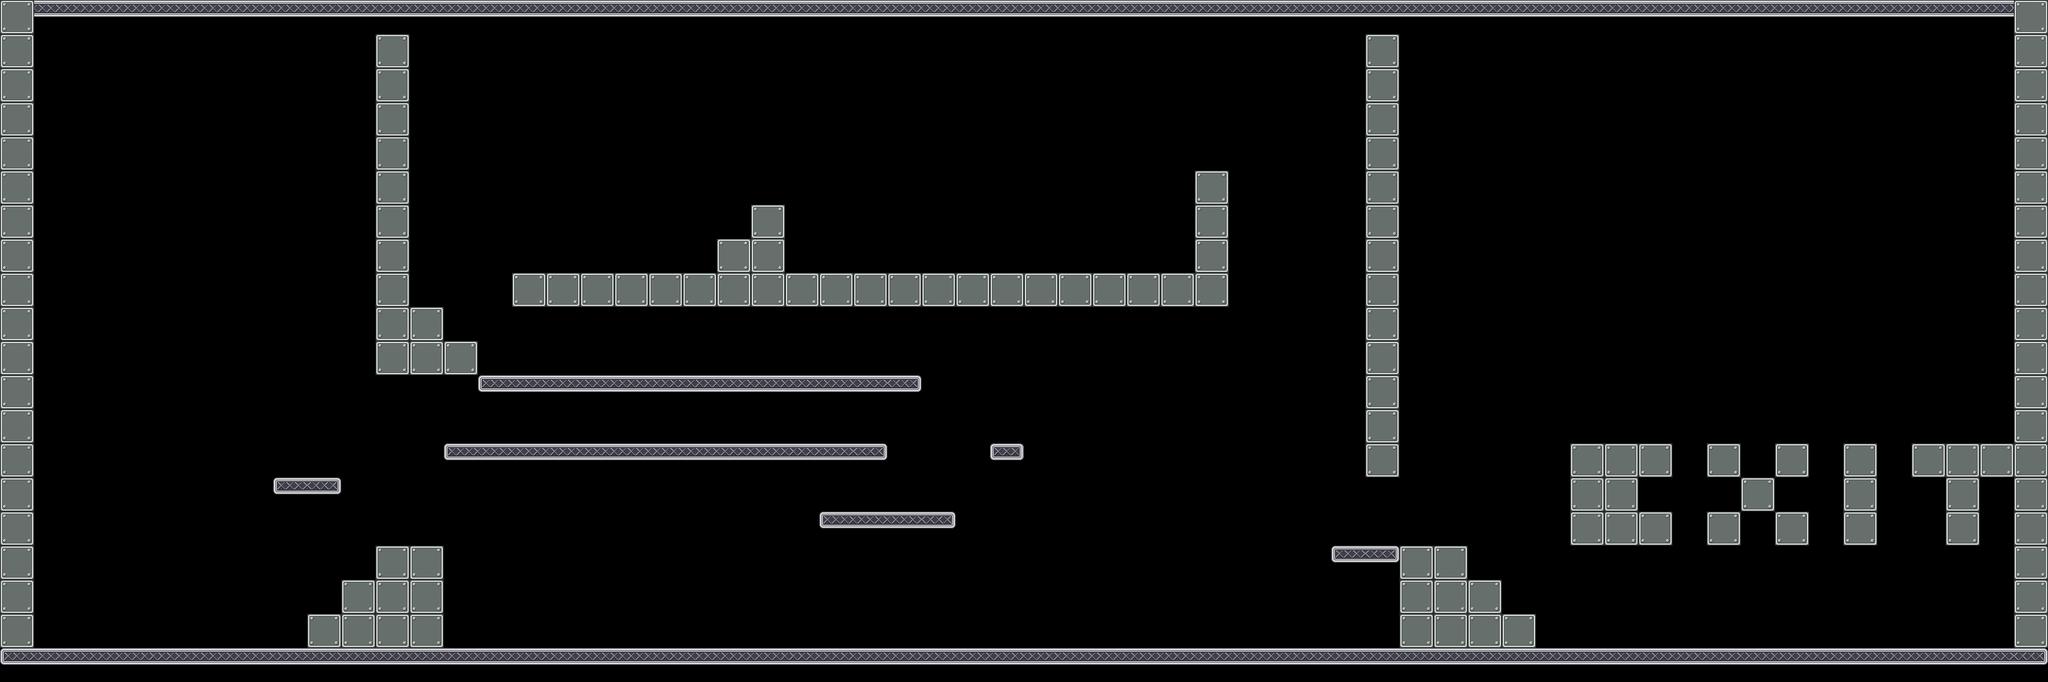

The image is a tile-based game level rendered from a .tmx file. Its description and source (layers, tilesets, objects; grid data summarised) follow:
An orthogonal 60x20 tile map with 64x64 px tiles, 1 tile layer (front), 20 tilesets and 123 objects.

<map version="1.0" orientation="orthogonal" width="60" height="20" tilewidth="64" tileheight="64">
 <tileset firstgid="1" name="mur" tilewidth="64" tileheight="64">
  <image source="data/mur.png" trans="ffffff" width="64" height="64" />
 </tileset>
 <tileset firstgid="2" name="sol" tilewidth="64" tileheight="64">
  <image source="data/sol.png" trans="ffffff" width="64" height="64" />
 </tileset>
 <tileset firstgid="3" name="alone" tilewidth="64" tileheight="64">
  <image source="data/alone.png" width="64" height="64" />
 </tileset>
 <tileset firstgid="4" name="left" tilewidth="64" tileheight="64">
  <image source="data/left.png" width="64" height="64" />
 </tileset>
 <tileset firstgid="5" name="mid" tilewidth="64" tileheight="64">
  <image source="data/mid.png" width="64" height="64" />
 </tileset>
 <tileset firstgid="6" name="right" tilewidth="64" tileheight="64">
  <image source="data/right.png" width="64" height="64" />
 </tileset>
 <tileset firstgid="7" name="portebas" tilewidth="64" tileheight="64">
  <image source="data/portebas.png" width="64" height="64" />
 </tileset>
 <tileset firstgid="8" name="portehaut" tilewidth="64" tileheight="64">
  <image source="data/portehaut.png" width="64" height="64" />
 </tileset>
 <tileset firstgid="9" name="fin" tilewidth="192" tileheight="128">
  <image source="data/fin.png" width="192" height="128" />
 </tileset>
 <tileset firstgid="10" name="citerne" tilewidth="418" tileheight="632">
  <tileoffset x="0" y="632" />
  <image source="data/citerne.png" width="418" height="632" />
 </tileset>
 <tileset firstgid="11" name="container1" tilewidth="610" tileheight="276">
  <tileoffset x="0" y="195" />
  <image source="data/container1.png" width="610" height="276" />
 </tileset>
 <tileset firstgid="12" name="container2" tilewidth="480" tileheight="330">
  <tileoffset x="0" y="280" />
  <image source="data/container2.png" width="480" height="330" />
 </tileset>
 <tileset firstgid="13" name="cable1" tilewidth="77" tileheight="372">
  <tileoffset x="0" y="372" />
  <image source="data/cable1.png" width="77" height="372" />
 </tileset>
 <tileset firstgid="14" name="passerelle1" tilewidth="198" tileheight="342">
  <tileoffset x="0" y="342" />
  <image source="data/passerelle1.png" width="198" height="342" />
 </tileset>
 <tileset firstgid="15" name="passerelle2" tilewidth="122" tileheight="599">
  <tileoffset x="0" y="599" />
  <image source="data/passerelle2.png" width="122" height="599" />
 </tileset>
 <tileset firstgid="16" name="cable2" tilewidth="46" tileheight="243">
  <tileoffset x="0" y="243" />
  <image source="data/cable2.png" width="46" height="243" />
 </tileset>
 <tileset firstgid="17" name="mur2" tilewidth="64" tileheight="64">
  <image source="data/mur2.png" width="64" height="64" />
 </tileset>
 <tileset firstgid="18" name="lamp1" tilewidth="64" tileheight="64">
  <image source="data/lamp1.png" width="64" height="64" />
 </tileset>
 <tileset firstgid="19" name="lamp2" tilewidth="64" tileheight="64">
  <image source="data/lamp2.png" width="64" height="64" />
 </tileset>
 <tileset firstgid="20" name="cable" tilewidth="64" tileheight="64">
  <image source="data/cable.png" width="64" height="64" />
 </tileset>
 <layer name="front" width="60" height="20">
  <data>[1200 cells, 283 non-empty, 6 distinct tile ids]</data>
 </layer>
 <objectgroup color="#00ff00" name="wall" width="60" height="20">
  <object x="0" y="0" width="64" height="1216" />
  <object x="3776" y="0" width="64" height="1216" />
  <object x="2624" y="1088" width="64" height="128" />
  <object x="768" y="1088" width="64" height="128" />
  <object x="704" y="64" width="64" height="576" />
  <object x="2560" y="64" width="64" height="832" />
  <object x="2240" y="320" width="64" height="192" />
  <object x="1408" y="384" width="64" height="128" />
  <object x="1344" y="448" width="64" height="64" />
 </objectgroup>
 <objectgroup color="#0000ff" name="platform" width="60" height="20">
  <object x="0" y="1216" width="3840" height="64" />
  <object x="64" y="0" width="3712" height="64" />
  <object x="2624" y="1024" width="128" height="64" />
  <object x="2752" y="1088" width="64" height="64" />
  <object x="2816" y="1152" width="64" height="64" />
  <object x="640" y="1088" width="64" height="64" />
  <object x="704" y="1024" width="128" height="64" />
  <object x="576" y="1152" width="64" height="64" />
  <object x="832" y="832" width="832" height="64" />
  <object x="1536" y="960" width="256" height="64" />
  <object x="704" y="640" width="192" height="64" />
  <object x="1856" y="832" width="64" height="64" />
  <object x="2496" y="1024" width="128" height="64" />
  <object x="896" y="704" width="832" height="64" />
  <object x="768" y="576" width="64" height="64" />
  <object x="960" y="512" width="1344" height="64" />
  <object x="512" y="896" width="128" height="64" />
 </objectgroup>
 <objectgroup color="#ffffff" name="movable" width="60" height="20" />
 <objectgroup color="#ff6666" name="destroyable" width="60" height="20" />
 <objectgroup color="#800000" name="metalman" width="60" height="20">
  <object x="128" y="1152" width="64" height="64">
   <properties>
    <property name="powers" value="Alu" />
   </properties>
  </object>
 </objectgroup>
 <objectgroup color="#ff0000" name="themagnet" width="60" height="20">
  <object x="256" y="1152" width="64" height="64">
   <properties>
    <property name="powers" value="Repulsive#Attractive" />
   </properties>
  </object>
 </objectgroup>
 <objectgroup color="#800000" name="generator" width="60" height="20" />
 <objectgroup color="#66ccff" name="switch" width="60" height="20" />
 <objectgroup color="#e6e6e6" name="metal" width="60" height="20">
  <object x="1600" y="64" width="64" height="64">
   <properties>
    <property name="magnet" value="static" />
    <property name="physic" value="static" />
   </properties>
  </object>
  <object x="1920" y="64" width="64" height="64">
   <properties>
    <property name="magnet" value="static" />
    <property name="physic" value="static" />
   </properties>
  </object>
 </objectgroup>
 <objectgroup color="#333333" name="gate" width="60" height="20">
  <object x="1600" y="768" width="64" height="64">
   <properties>
    <property name="animid" value="1" />
    <property name="closeid" value="3" />
    <property name="openid" value="3" />
    <property name="type" value="VAloneH" />
   </properties>
  </object>
  <object x="2560" y="896" width="64" height="64">
   <properties>
    <property name="animid" value="8" />
    <property name="closeid" value="5" />
    <property name="next" value="9" />
    <property name="openid" value="5" />
    <property name="type" value="DebutVH" />
   </properties>
  </object>
  <object x="2560" y="960" width="64" height="64">
   <properties>
    <property name="animid" value="9" />
    <property name="closeid" value="5" />
    <property name="openid" value="5" />
    <property name="prev" value="8" />
    <property name="type" value="FinVH" />
   </properties>
  </object>
  <object x="832" y="512" width="64" height="64">
   <properties>
    <property name="animid" value="3" />
    <property name="closeid" value="4" />
    <property name="openid" value="4" />
    <property name="prev" value="2" />
    <property name="type" value="FinHD" />
   </properties>
  </object>
  </objectgroup>
 <objectgroup color="#004080" name="acid" width="60" height="20">
  <!-- 84 objects omitted --></objectgroup>
 <objectgroup color="#ffff00" name="arc" width="60" height="20" />
 <objectgroup color="#ffff00" name="levelend" width="60" height="20">
  <!-- 4 objects omitted --></objectgroup>
 <objectgroup color="#800080" name="gateswitch" width="60" height="20">
  <!-- 3 objects omitted --></objectgroup>
</map>
<!-- 89 of 123 objects omitted -->
